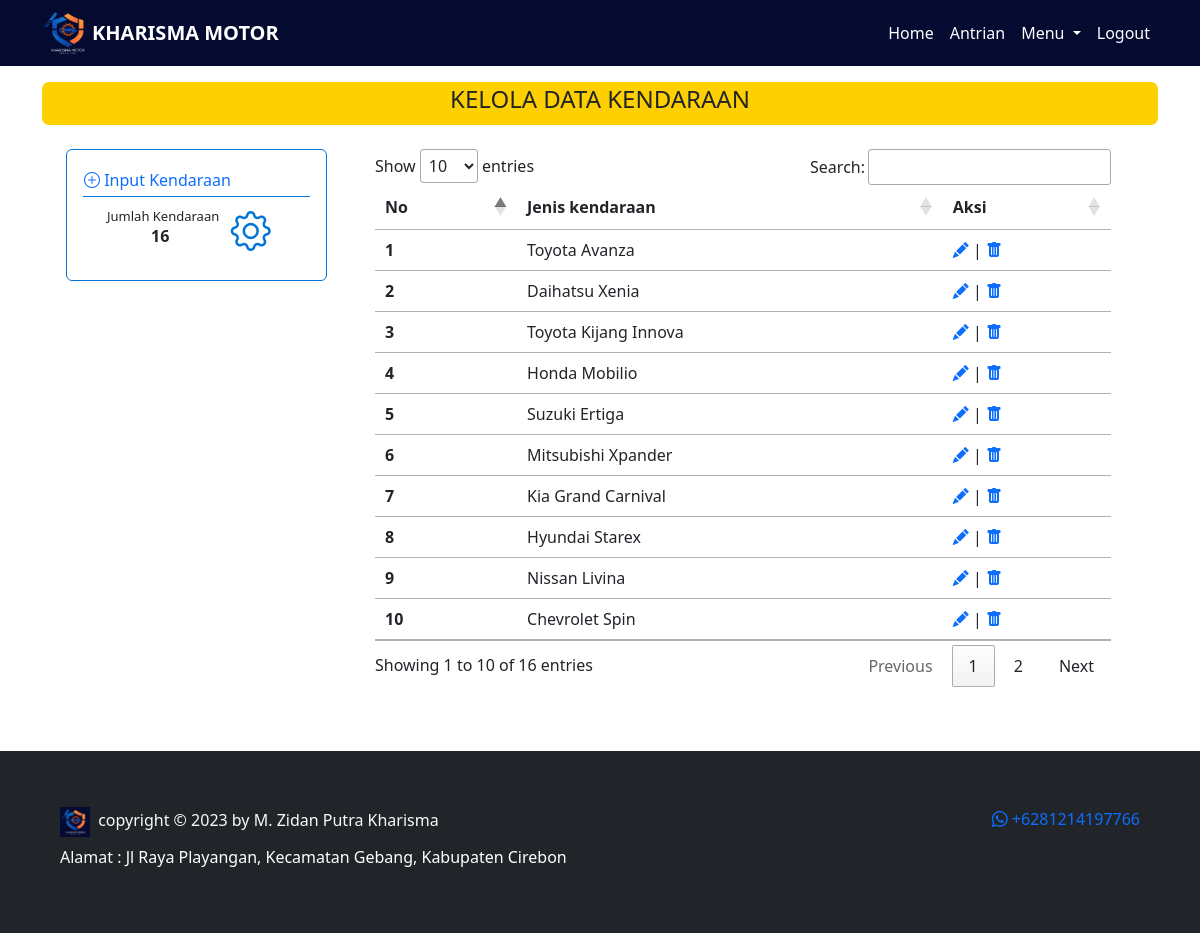
Page /admin/kendaraan.php (signed in) on the committed database.
### tables this page shows
CREATE TABLE `jenis_kendaraan` (
  `idkendaraan` int(11) NOT NULL,
  `nama_kendaraan` varchar(100) NOT NULL
);

### controller/function.php (called while the page is built, shortened)
<?php
$conn = mysqli_connect("localhost", "root", "", "kharisma_motor");
function query($query)
{
    global $conn;
    $result = mysqli_query($conn, $query);
    $rows = [];
    while ($row = mysqli_fetch_assoc($result)) {
        $rows[] = $row;
    }
    return $rows;
}
function jumlah_data($data)
{
    global $conn;
    $query = mysqli_query($conn, $data);
    $jumlah_data = mysqli_num_rows($query);
    return $jumlah_data;
}
function enkripsi($teks)
{
    $text = $teks;
    $kunci = 'kharisma_motor';
    $key = hash('sha256', $kunci);
    $pkey = "123";
    $method = "aes-192-cfb1";
    $iv = substr(hash('sha256', $pkey), 0, 16);
    $enkripsi = openssl_encrypt($text, $method, $key, 0, $iv);
    $enkripsi = base64_encode($enkripsi);
    return $enkripsi;
}
?>

### admin/kendaraan.php (the view, shortened to what this page needs)
<?php
$data_kendaraan = query("SELECT * FROM jenis_kendaraan");
$jumlah_kendaraan = jumlah_data("SELECT * FROM jenis_kendaraan");
?>
<!DOCTYPE html>
<html lang="en">
<head>
    <link rel="stylesheet" href="https://cdn.datatables.net/1.13.4/css/jquery.dataTables.min.css">
    <link href="https://cdn.jsdelivr.net/npm/bootstrap@5.3.0/dist/css/bootstrap.min.css" rel="stylesheet"
>
    <link rel="stylesheet" href="https://cdn.jsdelivr.net/npm/bootstrap-icons@1.10.5/font/bootstrap-icons.css">
    <link rel="stylesheet" href="../style.css">
</head>
<body>
    <?php require_once('../navbar/navbar_admin.php'); ?>
    <div class="container">
        <div class="content py-3">
            <div class="title text-center text-uppercase">
                <h4>KELOLA DATA Kendaraan</h4>
            </div>
            <div class="row">
                <div class="col-3 me-4 ms-4">
                    <div class="card my-4">
                        <div class="card-body">
                            <a class="fw-medium text-decoration-none btn text-primary p-0" data-bs-toggle="modal"
                                data-bs-target="#myModal">
                                <i class="bi bi-plus-circle"></i>
                                <span>Input Kendaraan</span>
                            </a>
                            <hr style="margin-top: 3px;  color: #0275d8; opacity: 1;">
                            <h6 class="card-subtitle ms-4">Jumlah Kendaraan</h6>
                            <p class="card-text fw-bold">
                                <?php echo $jumlah_kendaraan; ?>
                            </p>
                            <i class="icon bi bi-gear"></i>
                        </div>
                    </div>
                </div>
                <div class="col-8 mt-4">
                    <table class="table table-hover mt-3" id="example">
                        <thead class="text-center">
                            <tr>
                                <th scope="col">No</th>
                                <th scope="col">Jenis kendaraan</th>
                                <th scope="col">Aksi</th>
                            </tr>
                        </thead>
                        <tbody class="text-start">
                            <?php
                            $i = 1;
                            foreach ($data_kendaraan as $s):
                                $idkendaraan = enkripsi($s['idkendaraan']);
                                ?>
                                <tr>
                                    <th>
                                        <?php echo $i; ?>
                                    </th>
                                    <td>
                                        <?php echo $s['nama_kendaraan']; ?>
                                    </td>
                                    <td>
                                        <a href="edit_kendaraan.php?id=<?= $idkendaraan; ?>"><i
                                                class="bi bi-pencil-fill"></i></a>
                                        |
                                        <a style="text-decoration: none;"
                                            href="../controller/controller_kendaraan.php?idkendaraan=<?= $idkendaraan; ?>"
                                            onclick="return confirm('Apakah anda yakin ingin menghapus data?')"><i
                                                class="bi bi-trash-fill"></i></a>
                                    </td>
                                </tr>
                                <?php
                                $i++;
                            endforeach
                            ?>
                        </tbody>
                    </table>
                </div>
            </div>
        </div>
    </div>
    <?php
    require_once('../footer.php');
    ?>
</body>
</html>

### style.css (style rules this page uses)
body { background: white; }
.container .title { border: solid rgb(255, 208, 0); border-radius: 7px; background: rgb(255, 208, 0); }
.container .card { border: 0.7px solid#0275d8; }
.container .card .card-subtitle { font-size: 13px; }
.container .card .card-text { margin-left: 30%; }
.container .card .icon { font-size: 40px; position: absolute; margin-top: -63px; margin-left: 57%; color: #0275d8; }

### rows in the picture
jenis_kendaraan: nama_kendaraan "Toyota Avanza"
jenis_kendaraan: nama_kendaraan "Daihatsu Xenia"
jenis_kendaraan: nama_kendaraan "Toyota Kijang Innova"
jenis_kendaraan: nama_kendaraan "Honda Mobilio"
jenis_kendaraan: nama_kendaraan "Suzuki Ertiga"
jenis_kendaraan: nama_kendaraan "Mitsubishi Xpander"
jenis_kendaraan: nama_kendaraan "Kia Grand Carnival"
jenis_kendaraan: nama_kendaraan "Hyundai Starex"
jenis_kendaraan: nama_kendaraan "Nissan Livina"
jenis_kendaraan: nama_kendaraan "Chevrolet Spin"

### other values in the picture
$jumlah_kendaraan "16"
